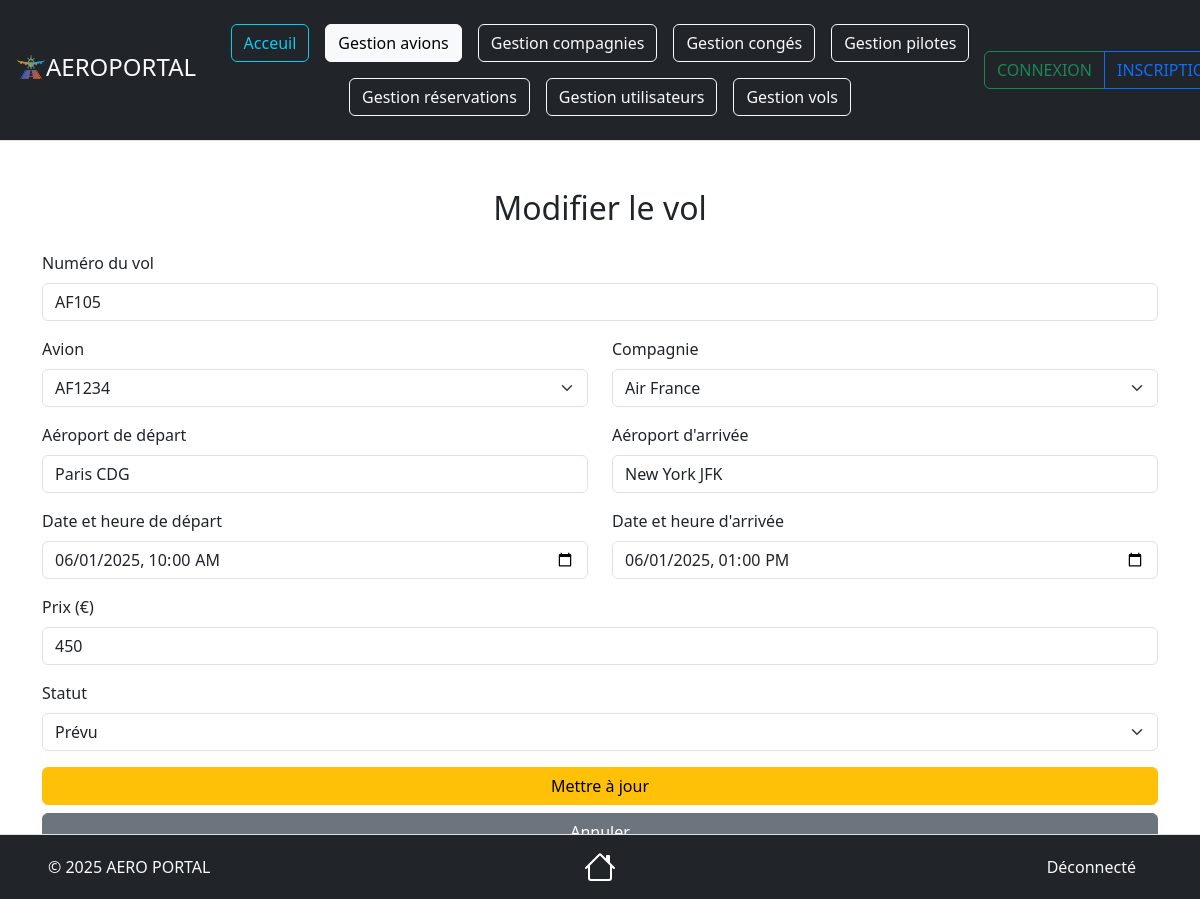
Screenshot of /views/Vols/VolsUpdate.php?id=1 with the database file from the repository.
### tables this page shows
CREATE TABLE IF NOT EXISTS `vols` (
                                      `id_vol` int NOT NULL AUTO_INCREMENT COMMENT 'Identifiant unique du vol',
                                      `numero_vol` varchar(10) NOT NULL COMMENT 'Numéro du vol',
                                      `ref_compagnie` int NOT NULL COMMENT 'Référence compagnie',
                                      `ref_avion` int NOT NULL COMMENT 'Référence avion',
                                      `aeroport_depart` varchar(100) NOT NULL COMMENT 'Aéroport départ',
                                      `aeroport_arrivee` varchar(100) NOT NULL COMMENT 'Aéroport arrivée',
                                      `date_depart` datetime NOT NULL COMMENT 'Départ',
                                      `date_arrivee` datetime NOT NULL COMMENT 'Arrivée',
                                      `prix` decimal(10,2) NOT NULL COMMENT 'Prix',
                                      `statut` enum('prévu','en cours','retardé','annulé','terminé') DEFAULT 'prévu' COMMENT 'Statut',
                                      PRIMARY KEY (`id_vol`),
                                      KEY `ref_compagnie` (`ref_compagnie`),
                                      KEY `ref_avion` (`ref_avion`)
);

CREATE TABLE IF NOT EXISTS `avions` (
                                        `id_avion` int NOT NULL AUTO_INCREMENT COMMENT 'Identifiant unique de l''avion',
                                        `immatriculation` varchar(20) NOT NULL COMMENT 'Immatriculation',
                                        `modele` varchar(50) NOT NULL COMMENT 'Modèle',
                                        `capacite` int NOT NULL COMMENT 'Capacité',
                                        `ref_compagnie` int DEFAULT NULL COMMENT 'Référence compagnie',
                                        PRIMARY KEY (`id_avion`),
                                        KEY `ref_compagnie` (`ref_compagnie`)
);

CREATE TABLE IF NOT EXISTS `compagnies` (
                                            `id_compagnie` int NOT NULL AUTO_INCREMENT COMMENT 'Identifiant unique de la compagnie',
                                            `nom` varchar(100) NOT NULL COMMENT 'Nom de la compagnie',
                                            `pays` varchar(50) DEFAULT NULL COMMENT 'Pays',
                                            PRIMARY KEY (`id_compagnie`)
);

### source/repository/VolsRepository.php (called while the page is built, shortened)
<?php
require_once __DIR__ . '/../model/VolsModel.php';
class VolsRepository {
    private PDO $bdd;
    public function __construct(PDO $bdd) {
        $this->bdd = $bdd;
    }
    public function getVolById(int $id): ?VolsModel {
        $query = "SELECT * FROM vols WHERE id_vol = :id";
        $stmt = $this->bdd->prepare($query);
        $stmt->execute([':id' => $id]);
        $row = $stmt->fetch(PDO::FETCH_ASSOC);
        if ($row) {
            $vol = new VolsModel();
            $vol->hydrate($row);
            return $vol;
        }
        return null;
    }
}

### source/model/VolsModel.php (called while the page is built, shortened)
<?php
class VolsModel {
     private string $numero_vol;
     private int $ref_compagnie;
     private int $ref_avion;
     private string $aeroport_depart;
     private string $aeroport_arrivee;
     private string $date_depart;
     private string $date_arrivee;
     private float $prix;
     private string $statut;
     public function getNumeroVol(): string {
          return $this->numero_vol;
     }
     public function getRefCompagnie(): int {
          return $this->ref_compagnie;
     }
     public function getRefAvion(): int {
          return $this->ref_avion;
     }
     public function getAeroportDepart(): string {
          return $this->aeroport_depart;
     }
     public function getAeroportArrivee(): string {
          return $this->aeroport_arrivee;
     }
     public function getDateDepart(): string {
          return $this->date_depart;
     }
     public function getDateArrivee(): string {
          return $this->date_arrivee;
     }
     public function getPrix(): float {
          return $this->prix;
     }
     public function getStatut(): string {
          return $this->statut;
     }
     public function hydrate(array $data): void {
          $this->numero_vol = $data['numero_vol'];
          $this->ref_compagnie = $data['ref_compagnie'];
          $this->ref_avion = $data['ref_avion'];
          $this->aeroport_depart = $data['aeroport_depart'];
          $this->aeroport_arrivee = $data['aeroport_arrivee'];
          $this->date_depart = $data['date_depart'];
          $this->date_arrivee = $data['date_arrivee'];
          $this->prix = $data['prix'];
          $this->statut = $data['statut'];
     }
}

### views/Vols/VolsUpdate.php (the view, shortened to what this page needs)
<?php
require_once '../../source/model/VolsModel.php';
require_once '../../source/repository/VolsRepository.php';
$config = new Config();
$bdd = $config->connexion();
$volRepo = new VolsRepository($bdd);
$id = (int) $_GET['id'];
$vol = $volRepo->getVolById($id);
try {
     $stmt = $bdd->query("SELECT id_compagnie, nom FROM compagnies");
     $compagnies = $stmt->fetchAll(PDO::FETCH_ASSOC);
} catch (PDOException $e) {
     die("Erreur lors de la récupération des compagnies : " . $e->getMessage());
}
try {
     $stmt = $bdd->query("SELECT id_avion, immatriculation FROM avions");
     $avions = $stmt->fetchAll(PDO::FETCH_ASSOC);
} catch (PDOException $e) {
     die("Erreur lors de la récupération des avions : " . $e->getMessage());
}
?>
<!DOCTYPE html>
<html lang="fr">
<head>
     <link href="https://cdn.jsdelivr.net/npm/bootstrap@5.3.3/dist/css/bootstrap.min.css" rel="stylesheet">
</head>
<body>
<header class="d-flex flex-wrap align-items-center justify-content-center justify-content-md-between py-3 mb-4 border-bottom bg-dark">
     <div class="col-2 ms-3 mb-2 mb-md-0 text-light">
          <a href="../Acceuil.php" class="d-inline-flex link-body-emphasis text-decoration-none">
               <img src="../../documentation/img/Logo.png" style="max-width: 15%; height: auto;">
               <div class="fs-4 text-light">AEROPORTAL</div>
          </a>
     </div>
     <ul class="nav col mb-2 justify-content-center mb-md-0">
          <li><a href="../Acceuil.php" class="nav-link px-2"><button type="button" class="btn btn-outline-info">Acceuil</button></a></li>
          <li><a href="../Avions/AvionsRead.php" class="nav-link px-2"><button type="button" class="btn btn-outline-light active">Gestion avions</button></a></li>
          <li><a href="../Compagnies/CompagniesRead.php" class="nav-link px-2"><button type="button" class="btn btn-outline-light">Gestion compagnies</button></a></li>
          <li><a href="../Conges/CongesRead.php" class="nav-link px-2"><button type="button" class="btn btn-outline-light">Gestion congés</button></a></li>
          <li><a href="../Pilotes/PilotesRead.php" class="nav-link px-2"><button type="button" class="btn btn-outline-light">Gestion pilotes</button></a></li>
          <li><a href="../Reservations/ReservationsRead.php" class="nav-link px-2"><button type="button" class="btn btn-outline-light">Gestion réservations</button></a></li>
          <li><a href="../Utilisateurs/UtilisateursRead.php" class="nav-link px-2"><button type="button" class="btn btn-outline-light">Gestion utilisateurs</button></a></li>
          <li><a href="../Vols/VolsRead.php" class="nav-link px-2"><button type="button" class="btn btn-outline-light">Gestion vols</button></a></li>
     </ul>
    <div class="col-2 btn-group md-3 me-3 text-end" role="group" aria-label="Boutons utilisateur">
        <?php if (isset($_SESSION['utilisateur'])): ?>
            <a href="../../views/Account/AccountView.php" class="btn btn-outline-primary">MON COMPTE</a>
            <a href="../../source/treatment/deconnexion.php" class="btn btn-outline-danger">DÉCONNEXION</a>
        <?php else: ?>
            <a href="../Connexion.php" class="btn btn-outline-success">CONNEXION</a>
            <a href="../Inscription.php" class="btn btn-outline-primary">INSCRIPTION</a>
        <?php endif; ?>
    </div>
</header>
<div class="container my-5">
     <h2 class="mb-4 text-center">Modifier le vol</h2>
     <form method="post" action="../../source/treatment/VolsTreatment.php">
          <div class="mb-3">
               <label for="numero_vol" class="form-label">Numéro du vol</label>
               <input type="text" class="form-control" id="numero_vol" name="numero_vol" value="<?= htmlspecialchars($vol->getNumeroVol()) ?>" required>
          </div>
          <div class="row">
               <div class="col mb-3">
                    <label for="ref_avion" class="form-label">Avion</label>
                    <select class="form-select" id="ref_avion" name="ref_avion" required>
                         <?php foreach ($avions as $avion): ?>
                              <option value="<?= $avion['id_avion'] ?>" <?= ($vol->getRefAvion() == $avion['id_avion']) ? 'selected' : '' ?>>
                                   <?= htmlspecialchars($avion['immatriculation']) ?>
                              </option>
                         <?php endforeach; ?>
                    </select>
               </div>
               <div class="col mb-3">
                    <label for="ref_compagnie" class="form-label">Compagnie</label>
                    <select class="form-select" id="ref_compagnie" name="ref_compagnie" required>
                         <?php foreach ($compagnies as $compagnie): ?>
                              <option value="<?= $compagnie['id_compagnie'] ?>" <?= ($vol->getRefCompagnie() == $compagnie['id_compagnie']) ? 'selected' : '' ?>>
                                   <?= htmlspecialchars($compagnie['nom']) ?>
                              </option>
                         <?php endforeach; ?>
                    </select>
               </div>
          </div>
          <div class="row">
               <div class="col mb-3">
                    <label for="aeroport_depart" class="form-label">Aéroport de départ</label>
                    <input type="text" class="form-control" id="aeroport_depart" name="aeroport_depart" value="<?= htmlspecialchars($vol->getAeroportDepart()) ?>" required>
               </div>
               <div class="col mb-3">
                    <label for="aeroport_arrivee" class="form-label">Aéroport d'arrivée</label>
                    <input type="text" class="form-control" id="aeroport_arrivee" name="aeroport_arrivee" value="<?= htmlspecialchars($vol->getAeroportArrivee()) ?>" required>
               </div>
          </div>
          <div class="row">
               <div class="col mb-3">
                    <label for="date_depart" class="form-label">Date et heure de départ</label>
                    <input type="datetime-local" class="form-control" id="date_depart" name="date_depart" value="<?= date('Y-m-d\TH:i', strtotime($vol->getDateDepart())) ?>" required>
               </div>
               <div class="col mb-3">
                    <label for="date_arrivee" class="form-label">Date et heure d'arrivée</label>
                    <input type="datetime-local" class="form-control" id="date_arrivee" name="date_arrivee" value="<?= date('Y-m-d\TH:i', strtotime($vol->getDateArrivee())) ?>" required>
               </div>
          </div>
          <div class="mb-3">
               <label for="prix" class="form-label">Prix (€)</label>
               <input type="number" step="0.01" class="form-control" id="prix" name="prix" value="<?= htmlspecialchars($vol->getPrix()) ?>" required>
          </div>
          <div class="mb-3">
               <label for="statut" class="form-label">Statut</label>
               <select class="form-select" id="statut" name="statut" required>
                    <?php
                    $statuts = ['prévu', 'en cours', 'retardé', 'annulé', 'terminé'];
                    foreach ($statuts as $statutOption) {
                         $selected = ($vol->getStatut() === $statutOption) ? 'selected' : '';
                         echo "<option value=\"$statutOption\" $selected>" . ucfirst($statutOption) . "</option>";
                    }
                    ?>
               </select>
          </div>
          <div class="d-grid gap-2">
               <button type="submit" class="btn btn-warning">Mettre à jour</button>
               <a href="VolsRead.php" class="btn btn-secondary">Annuler</a>
          </div>
     </form>
</div>
<?php include '../Footer.php'; ?>

### rows the page displays
vols: numero_vol "AF105", ref_avion "AF1234", ref_compagnie "Air France", aeroport_depart "Paris CDG", aeroport_arrivee "New York JFK", date_depart "06/01/2025 10:00", date_arrivee "06/01/2025 13:00", prix "450"

### other values shown
form field statut "Prévu"
